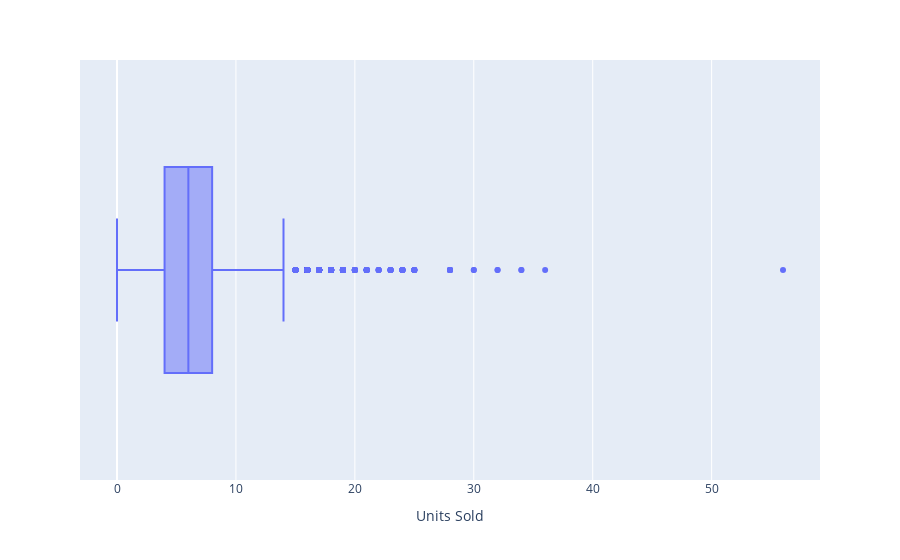
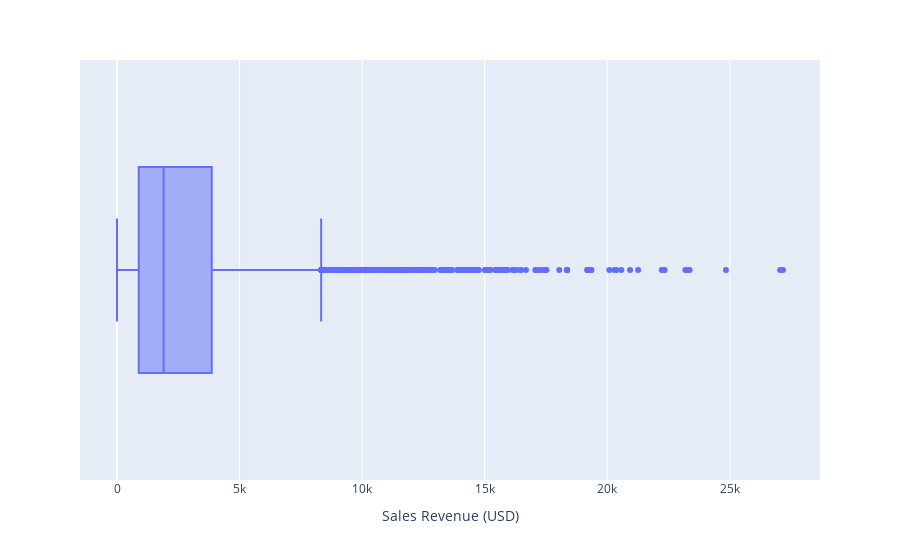
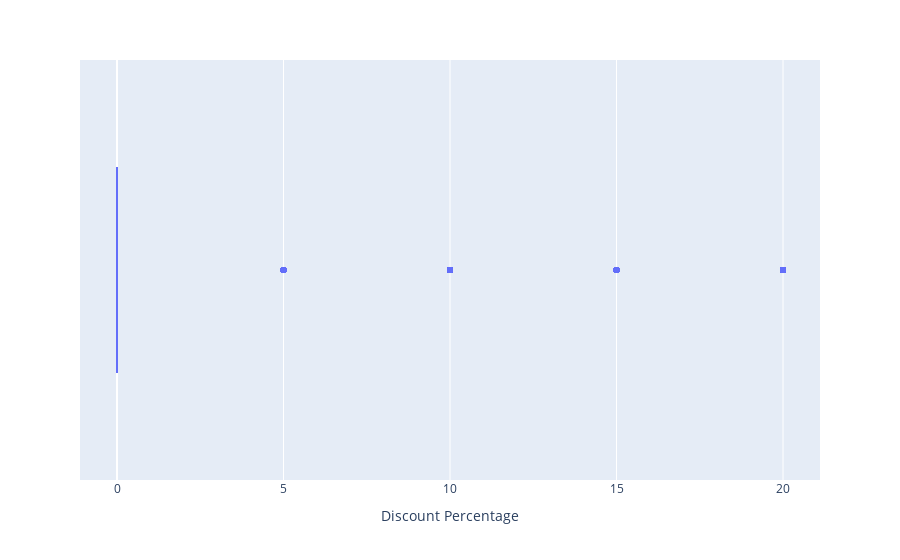
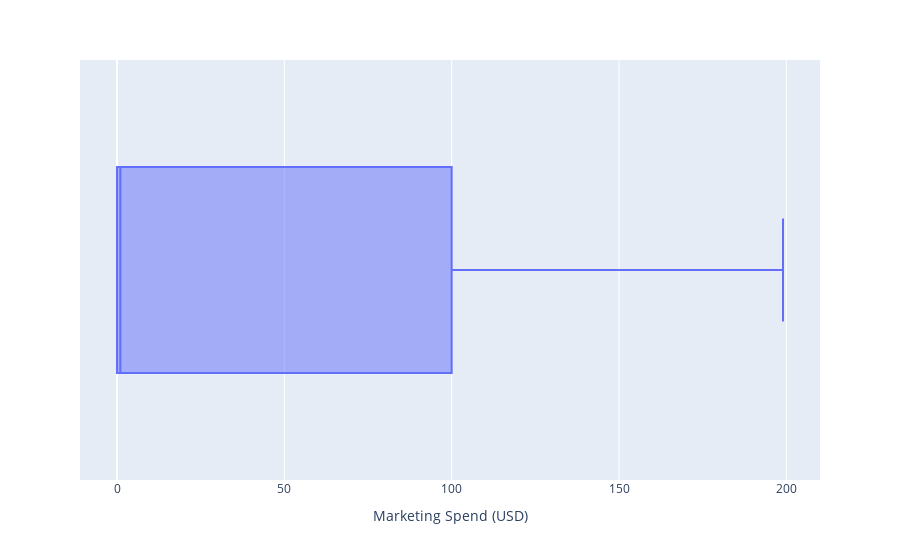

Notebook source saved alongside these figures, in order:
### Code cell
# check if there are outliers in the numerical columns
cols = df.select_dtypes(include=['int', 'float'])
for col in cols:
    fig = px.box(df, x=col)
    fig.show()

### Figure 1 — Plotly figure (JSON) as saved in the notebook; plotly's stock layout.template omitted (floating-point values rounded to 4 significant figures; data arrays with more than 128 entries replaced by an {"elided": "..."} marker saying what was removed)
{"data": [{"alignmentgroup": "True", "hovertemplate": "Units Sold=%{x}<extra></extra>", "legendgroup": "", "marker": {"color": "#636efa"}, "name": "", "notched": false, "offsetgroup": "", "orientation": "h", "showlegend": false, "type": "box", "x": {"elided": "29550 int values"}, "x0": " ", "xaxis": "x", "y0": " ", "yaxis": "y"}], "layout": {"boxmode": "group", "legend": {"tracegroupgap": 0}, "margin": {"t": 60}, "xaxis": {"anchor": "y", "domain": [0, 1], "title": {"text": "Units Sold"}}, "yaxis": {"anchor": "x", "domain": [0, 1]}}}

### Figure 2 — Plotly figure (JSON) as saved in the notebook; plotly's stock layout.template omitted (floating-point values rounded to 4 significant figures; data arrays with more than 128 entries replaced by an {"elided": "..."} marker saying what was removed)
{"data": [{"alignmentgroup": "True", "hovertemplate": "Sales Revenue (USD)=%{x}<extra></extra>", "legendgroup": "", "marker": {"color": "#636efa"}, "name": "", "notched": false, "offsetgroup": "", "orientation": "h", "showlegend": false, "type": "box", "x": {"elided": "29550 float values"}, "x0": " ", "xaxis": "x", "y0": " ", "yaxis": "y"}], "layout": {"boxmode": "group", "legend": {"tracegroupgap": 0}, "margin": {"t": 60}, "xaxis": {"anchor": "y", "domain": [0, 1], "title": {"text": "Sales Revenue (USD)"}}, "yaxis": {"anchor": "x", "domain": [0, 1]}}}

### Figure 3 — Plotly figure (JSON) as saved in the notebook; plotly's stock layout.template omitted (floating-point values rounded to 4 significant figures; data arrays with more than 128 entries replaced by an {"elided": "..."} marker saying what was removed)
{"data": [{"alignmentgroup": "True", "hovertemplate": "Discount Percentage=%{x}<extra></extra>", "legendgroup": "", "marker": {"color": "#636efa"}, "name": "", "notched": false, "offsetgroup": "", "orientation": "h", "showlegend": false, "type": "box", "x": {"elided": "29550 int values"}, "x0": " ", "xaxis": "x", "y0": " ", "yaxis": "y"}], "layout": {"boxmode": "group", "legend": {"tracegroupgap": 0}, "margin": {"t": 60}, "xaxis": {"anchor": "y", "domain": [0, 1], "title": {"text": "Discount Percentage"}}, "yaxis": {"anchor": "x", "domain": [0, 1]}}}

### Figure 4 — Plotly figure (JSON) as saved in the notebook; plotly's stock layout.template omitted (floating-point values rounded to 4 significant figures; data arrays with more than 128 entries replaced by an {"elided": "..."} marker saying what was removed)
{"data": [{"alignmentgroup": "True", "hovertemplate": "Marketing Spend (USD)=%{x}<extra></extra>", "legendgroup": "", "marker": {"color": "#636efa"}, "name": "", "notched": false, "offsetgroup": "", "orientation": "h", "showlegend": false, "type": "box", "x": {"elided": "29550 int values"}, "x0": " ", "xaxis": "x", "y0": " ", "yaxis": "y"}], "layout": {"boxmode": "group", "legend": {"tracegroupgap": 0}, "margin": {"t": 60}, "xaxis": {"anchor": "y", "domain": [0, 1], "title": {"text": "Marketing Spend (USD)"}}, "yaxis": {"anchor": "x", "domain": [0, 1]}}}
